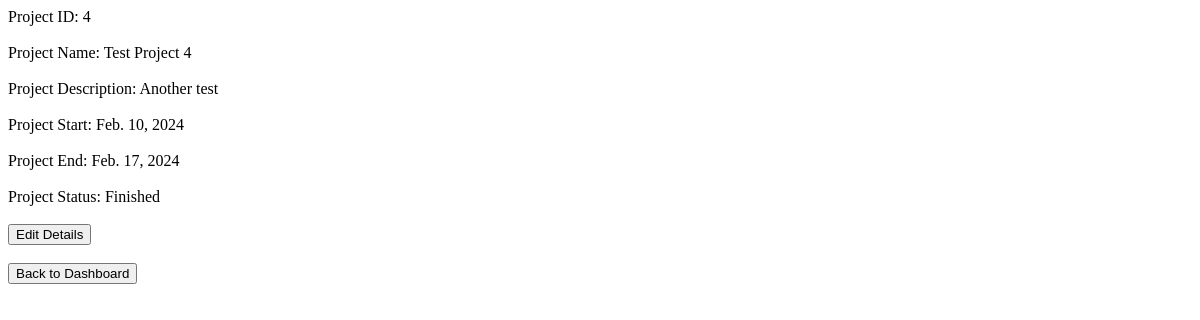
The app's page /view_project/4, older data.
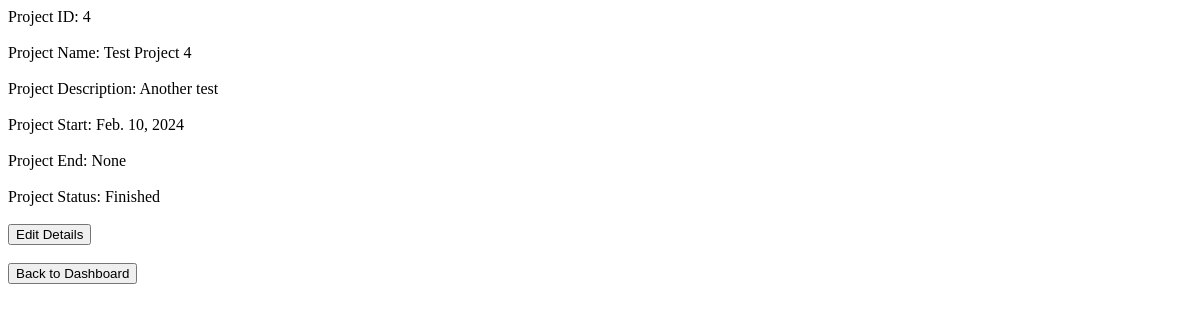
The same page, newer data.
### PMApp/models.py (models this page shows, shortened)
class Project(models.Model):
    class Status(models.IntegerChoices):
        ONGOING = 0, _("Ongoing")
        FINISHED = 1, _("Finished")
    project_id = models.AutoField(primary_key=True)
    project_name = models.CharField(max_length=255)
    project_desc = models.TextField()
    project_start = models.DateField(default=date.today)
    project_end = models.DateField(default=None, blank=True, null=True)
    project_status = models.IntegerField(choices=Status, default=Status.ONGOING)

### PMApp/views.py (the view)
# urls.py: path("view_project/<int:project_id>", views.view_project, name="view_project"),
def view_project(request, project_id):
    try:
        project_obj = Project.objects.get(project_id=project_id)
    except:
        raise Http404("Project does not exist")
    return render(request,
                  "view_project.html",
                  {"project": project_obj})

### PMApp/templates/view_project.html (shortened to what this page needs)
{% extends 'base.html' %}
{% load static %}
{% block content %}
    Project ID: {{ project.project_id }}<br><br>
    Project Name: {{ project.project_name }}<br><br>
    Project Description: {{ project.project_desc }}<br><br>
    Project Start: {{ project.project_start }}<br><br>
    Project End: {{ project.project_end }}<br><br>
    Project Status: {{ project.get_project_status_display }}<br><br>
    <a href="/update_project/{{ project.project_id }}">
        <button type="button">Edit Details</button>
    </a><br><br>
    <a href="{% url 'index' %}?id={{ project.project_id }}">
        <button type="button">Back to Dashboard</button>
    </a>
{% endblock %}

Row changes from the older to the newer data that the page shows:
changed Project "Test Project 4": project_end "Feb. 17, 2024" → "None"
